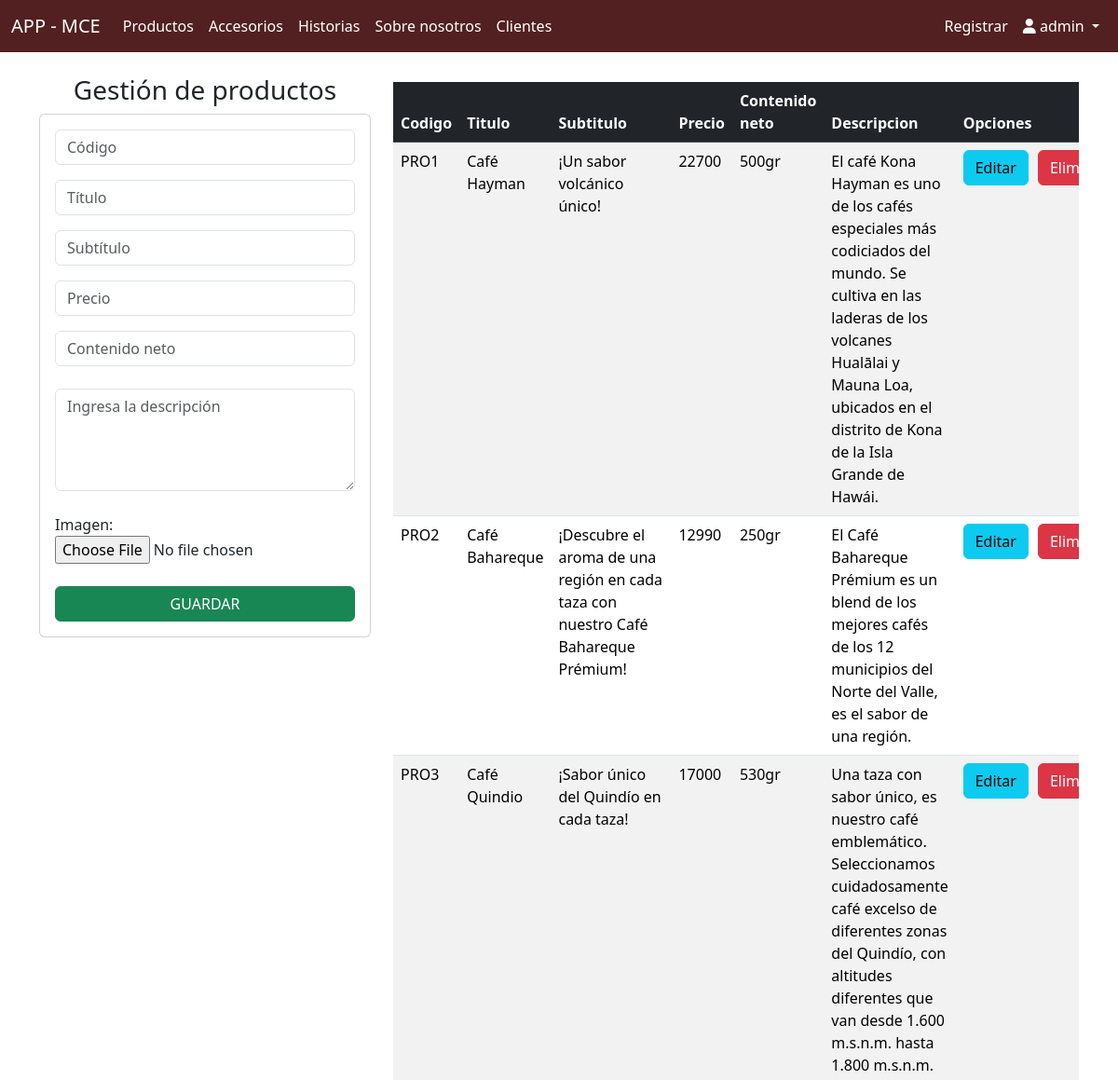
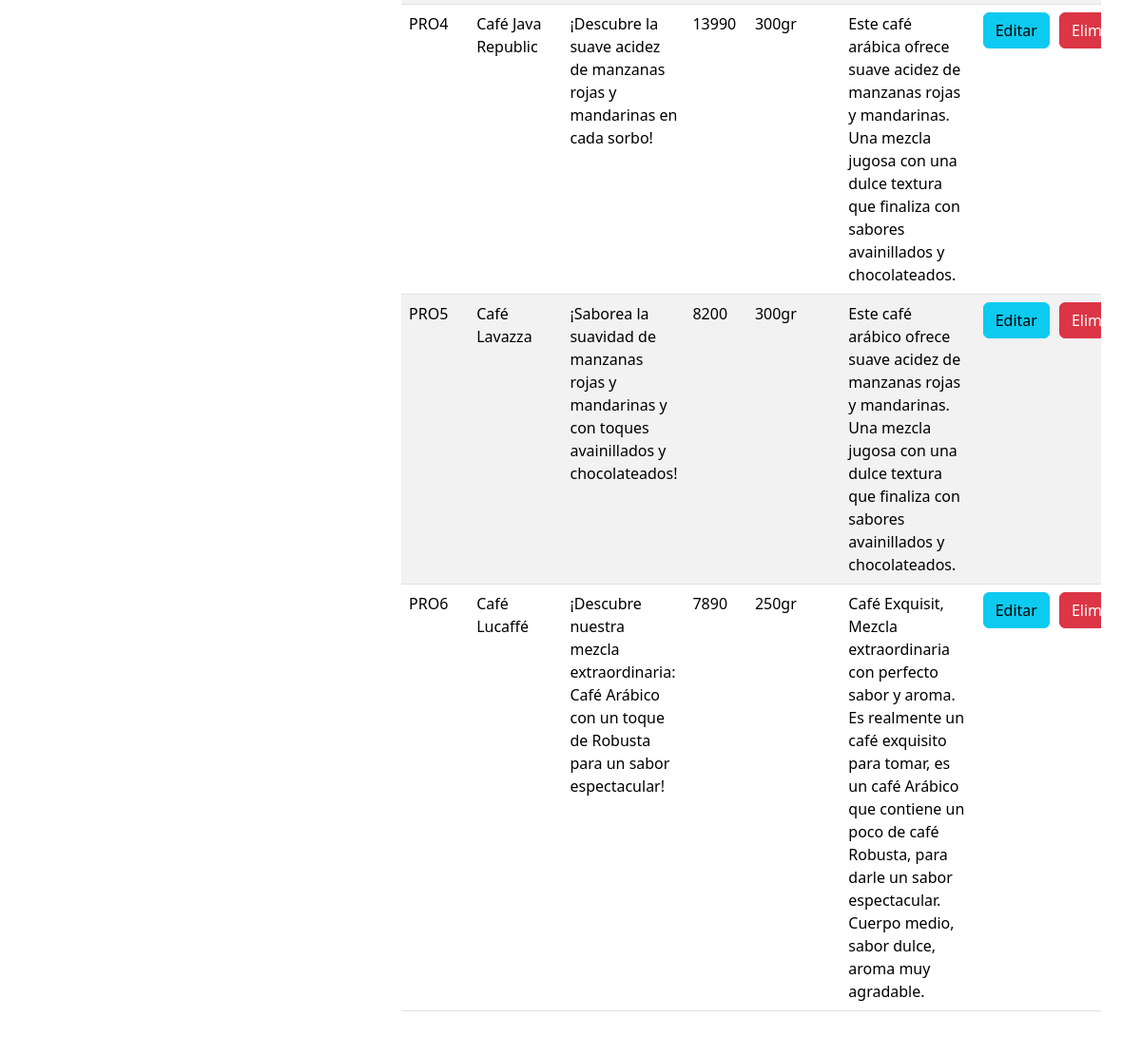
Screenshot of /administrativo/crudProductos (signed in) with the database file from the repository (2 pictures, top to bottom).
### mce/models.py (models this page shows, shortened)
class Producto(models.Model):
    cod         = models.CharField(unique=True, max_length=5)
    title       = models.CharField(max_length=50, default='default_title')
    price       = models.IntegerField()
    netContent  = models.CharField(max_length=20)
    subtitle    = models.CharField(max_length=200)
    description = models.TextField()
    imagen      = models.ImageField(upload_to='images/', null=True, blank=True)

### administrativo/views.py (the view)
# urls.py: path('crudProductos', views.crudProductos, name='crudProductos'),
@login_required
def crudProductos(request):
    productos = Producto.objects.all()
    contxto={'productosTotales': productos}
    return render(request, 'administrativo/crudProductos.html', contxto)

### administrativo/templates/administrativo/crudProductos.html (shortened to what this page needs)
{% extends 'administrativo/baseCrud.html' %}
{% block body%}
<div class="row">
    <div class="col-sm-12 col-md-8 col-lg-4 col-xl-4">
        <h3 class="text-center">Gestión de productos</h3>
        <div class="card">
            <div class="card-body">
                <form action="{% url 'agregarProducto' %}" method="POST" enctype="multipart/form-data">
                    <div class="form-group mb-3">
                        <input type="text" id="cod" name="cod" class="form-control" placeholder="Código" maxlength="5" required>
                    </div>
                    <div class="form-group mb-3">
                        <input type="text" id="title" name="title" class="form-control" placeholder="Título"
                            maxlength="50" required>
                    </div>
                    <div class="form-group mb-3">
                        <input type="text" id="sub" name="sub" class="form-control" placeholder="Subtítulo"
                            maxlength="200" required>
                    </div>
                    <div class="form-group mb-3">
                        <input type="number" id="price" name="price" class="form-control" placeholder="Precio" required>
                    </div>
                    <div class="form-group mb-4">
                        <input type="text" id="cont" name="cont" class="form-control" placeholder="Contenido neto"
                            maxlength="20" required>
                    </div>
                    <div class="form-group mb-4">
                        <textarea id="desc" name="desc" class="form-control" rows="4" placeholder="Ingresa la descripción" required></textarea>
                    </div>
                    <div class="form-group mb-4">
                        <label for="img">Imagen: </label>
                        <input type="file" id="img" name="img" class="form-control-file">
                    </div>
                    <div class="form-group">
                        <button type="submit" class="btn btn-success text-white btn-md w-100" onclick="showAlert()">GUARDAR</button>
                    </div>
                </form>
            </div>
        </div>
    </div>
    <div class="col-sm-12 col-md-6 col-lg-8 col-xl-8">
        <div class="table-responsive py-2">
            <table class="table table-striped">
                {% if productosTotales %}
                <thead class="table-dark">
                    <tr>
                        <th>Codigo</th>
                        <th>Titulo</th>
                        <th>Subtitulo</th>
                        <th>Precio</th>
                        <th>Contenido neto</th>
                        <th>Descripcion</th>
                        <th colspan="2">Opciones</th>
                    </tr>
                </thead>
                <tbody>
                    {% for p in productosTotales %}
                    <tr>
                        <td>{{ p.cod }}</td>
                        <td>{{ p.title }}</td>
                        <td>{{ p.subtitle }}</td>
                        <td>{{ p.price }}</td>
                        <td>{{ p.netContent }}</td>
                        <td>{{ p.description }}</td>
                        <td>
                            <div style="display: flex; gap: 10px;">
                                <a href="{% url 'edicionProducto' p.cod %}" class="btn btn-info">Editar</a>
                                <a href="{% url 'eliminarProducto' p.cod %}" class="btn btn-danger">Eliminar</a>
                            </div>
                        </td>
                    </tr>
                    {% endfor %}
                </tbody>
                {% endif %}
            </table>
        </div>
    </div>
</div>
{% endblock %}

### administrativo/templates/administrativo/baseCrud.html (shortened to what this page needs)
<!DOCTYPE html>
<html lang="en">
<head>
  <link rel="stylesheet" href="https://cdnjs.cloudflare.com/ajax/libs/font-awesome/6.0.0-beta3/css/all.min.css">
  <link href="https://cdn.jsdelivr.net/npm/bootstrap@5.3.3/dist/css/bootstrap.min.css" rel="stylesheet"
>
</head>
<body>
  <nav class="navbar navbar-expand-lg" style="background-color:  #522020;">
    <div class="container-fluid">
      <a class="navbar-brand text-white" href="{% url 'crud' %}">APP - MCE</a>
      <div class="collapse navbar-collapse" id="navbarNav">
        <ul class="navbar-nav me-auto mb-2 mb-lg-0">
          <li class="nav-item">
            <a class="nav-link active text-white" aria-current="page" href="{% url 'crudProductos' %}">Productos</a>
          </li>
          <li class="nav-item">
            <a class="nav-link text-white" href="{% url 'crudAccesorios' %}">Accesorios</a>
          </li>
          <li class="nav-item">
            <a class="nav-link text-white" href="{% url 'crudHistorias' %}">Historias</a>
          </li>
          <li class="nav-item">
            <a class="nav-link text-white" href="{% url 'crudNosotros' %}">Sobre nosotros</a>
          </li>
          <li class="nav-item">
            <a class="nav-link text-white" href="{% url 'crudClientes' %}">Clientes</a>
          </li>
        </ul>
        <ul class="navbar-nav ms-auto mb-2 mb-lg-0">
          <li class="nav-item">
            <a class="nav-link text-white" href="{% url 'registro' %}">Registrar</a>
          </li>
          <li class="nav-item dropdown">
            <a class="nav-link dropdown-toggle highlight-username text-white" href="#" id="navbarDropdown" role="button"
              data-bs-toggle="dropdown" aria-haspopup="true" aria-expanded="false">
              <i class="fas fa-user"></i> {{ user.username }}
            </a>
          </li>
        </ul>
      </div>
    </div>
  </nav>
  <div class="container py-4">
    {% block body %}
    {% endblock %}
  </div>
</body>
</html>

### rows the page displays
Producto: cod "PRO1", title "Café Hayman", subtitle "¡Un sabor volcánico único!", price "22700", netContent "500gr", description "El café Kona Hayman es uno de los cafés especiales más codiciados del mundo. Se cultiva en las laderas de los volcanes Hualālai y Mauna Loa, ubicados en el distrito de Kona de la Isla Grande de Hawái."
Producto: cod "PRO2", title "Café Bahareque", subtitle "¡Descubre el aroma de una región en cada taza con nuestro Café Bahareque Prémium!", price "12990", netContent "250gr", description "El Café Bahareque Prémium es un blend de los mejores cafés de los 12 municipios del Norte del Valle, es el sabor de una región."
Producto: cod "PRO3", title "Café Quindio", subtitle "¡Sabor único del Quindío en cada taza!", price "17000", netContent "530gr", description "Una taza con sabor único, es nuestro café emblemático. Seleccionamos cuidadosamente café excelso de diferentes zonas del Quindío, con altitudes diferentes que van desde 1.600 m.s.n.m. hasta 1.800 m.s.n.m."
Producto: cod "PRO4", title "Café Java Republic", subtitle "¡Descubre la suave acidez de manzanas rojas y mandarinas en cada sorbo!", price "13990", netContent "300gr", description "Este café arábica ofrece suave acidez de manzanas rojas y mandarinas. Una mezcla jugosa con una dulce textura que finaliza con sabores avainillados y chocolateados."
Producto: cod "PRO5", title "Café Lavazza", subtitle "¡Saborea la suavidad de manzanas rojas y mandarinas y con toques avainillados y chocolateados!", price "8200", netContent "300gr", description "Este café arábico ofrece suave acidez de manzanas rojas y mandarinas. Una mezcla jugosa con una dulce textura que finaliza con sabores avainillados y chocolateados."
Producto: cod "PRO6", title "Café Lucaffé", subtitle "¡Descubre nuestra mezcla extraordinaria: Café Arábico con un toque de Robusta para un sabor espectacular!", price "7890", netContent "250gr", description "Café Exquisit, Mezcla extraordinaria con perfecto sabor y aroma. Es realmente un café exquisito para tomar, es un café Arábico que contiene un poco de café Robusta, para darle un sabor espectacular. Cuerpo medio, sabor dulce, aroma muy agradable."

### other values shown
{{ user.username }} "admin"
